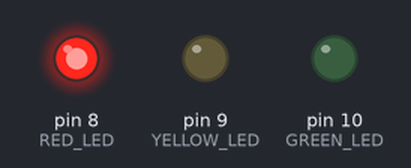
Bench run of a sketch on a simulated Arduino Uno, built with avr-gcc and run on an emulated ATmega328P. On the bench: output pins drawn as LEDs (lit = HIGH).

Above: at 2.4 s.
At 7.4 s:
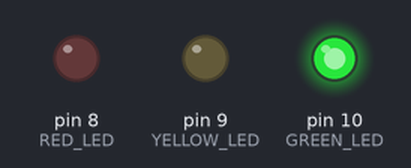
At 10.9 s:
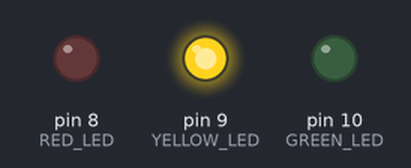
Timing chart, 0 to 15.6 s (numbered marks = the images above):
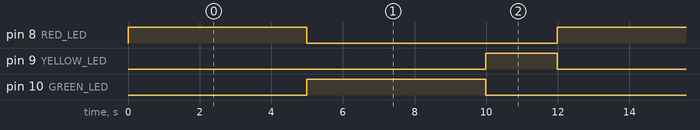

Measured:
- by itself, pin 8 (RED_LED), pin 10 (GREEN_LED): alternates HIGH for 5.0 s and LOW for 7.0 s
- by itself, pin 9 (YELLOW_LED): alternates HIGH for 2.0 s and LOW for 10.0 s
- by itself, everything shown: repeats every 12.0 s, in 3 steps

The sketch:

freertos_traffic_light.ino
```cpp
#include <Arduino_FreeRTOS.h>
#include <task.h>

#define RED_LED     8
#define YELLOW_LED  9
#define GREEN_LED   10

typedef enum {
  STATE_RED,
  STATE_GREEN,
  STATE_YELLOW
} traffic_state_t;

traffic_state_t trafficState = STATE_RED;

void TrafficLightTask(void *pvParameters);

void setup() {
  pinMode(RED_LED, OUTPUT);
  pinMode(YELLOW_LED, OUTPUT);
  pinMode(GREEN_LED, OUTPUT);

  xTaskCreate(
    TrafficLightTask,
    "TrafficLight",
    128,
    NULL,
    1,
    NULL
  );

  vTaskStartScheduler();
}

void loop() {
}

void TrafficLightTask(void *pvParameters) {
  TickType_t lastWakeTime = xTaskGetTickCount();

  for (;;) {
    switch (trafficState) {

      case STATE_RED:
        digitalWrite(RED_LED, HIGH);
        digitalWrite(YELLOW_LED, LOW);
        digitalWrite(GREEN_LED, LOW);
        trafficState = STATE_GREEN;
        vTaskDelayUntil(&lastWakeTime, pdMS_TO_TICKS(5000));
        break;

      case STATE_GREEN:
        digitalWrite(RED_LED, LOW);
        digitalWrite(GREEN_LED, HIGH);
        digitalWrite(YELLOW_LED, LOW);
        trafficState = STATE_YELLOW;
        vTaskDelayUntil(&lastWakeTime, pdMS_TO_TICKS(5000));
        break;

      case STATE_YELLOW:
        digitalWrite(RED_LED, LOW);
        digitalWrite(GREEN_LED, LOW);
        digitalWrite(YELLOW_LED, HIGH);
        trafficState = STATE_RED;
        vTaskDelayUntil(&lastWakeTime, pdMS_TO_TICKS(2000));
        break;
    }
  }
}
```
